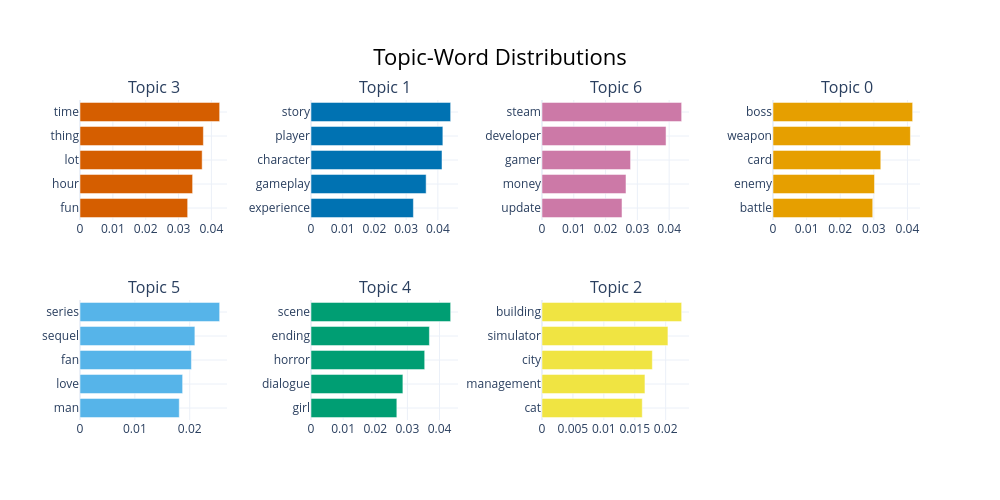

The cell this chart's notebook holds for it:
### Code cell
fig = model.visualize_topic(top_n=10)
fig.show()

### Figure 1 — Plotly figure (JSON) as saved in the notebook; plotly's stock layout.template omitted (floating-point values rounded to 4 significant figures)
{"data": [{"marker": {"color": "#D55E00"}, "orientation": "h", "type": "bar", "x": [0.03278, 0.03429, 0.03719, 0.03756, 0.04252], "xaxis": "x", "y": ["fun", "hour", "lot", "thing", "time"], "yaxis": "y"}, {"marker": {"color": "#0072B2"}, "orientation": "h", "type": "bar", "x": [0.03229, 0.0363, 0.04131, 0.04158, 0.04403], "xaxis": "x2", "y": ["experience", "gameplay", "character", "player", "story"], "yaxis": "y2"}, {"marker": {"color": "#CC79A7"}, "orientation": "h", "type": "bar", "x": [0.02517, 0.02642, 0.02786, 0.03902, 0.04393], "xaxis": "x3", "y": ["update", "money", "gamer", "developer", "steam"], "yaxis": "y3"}, {"marker": {"color": "#E69F00"}, "orientation": "h", "type": "bar", "x": [0.02967, 0.0302, 0.03207, 0.04088, 0.04155], "xaxis": "x4", "y": ["battle", "enemy", "card", "weapon", "boss"], "yaxis": "y4"}, {"marker": {"color": "#56B4E9"}, "orientation": "h", "type": "bar", "x": [0.01809, 0.01871, 0.02031, 0.02094, 0.02545], "xaxis": "x5", "y": ["man", "love", "fan", "sequel", "series"], "yaxis": "y5"}, {"marker": {"color": "#009E73"}, "orientation": "h", "type": "bar", "x": [0.02671, 0.0286, 0.03538, 0.03685, 0.04346], "xaxis": "x6", "y": ["girl", "dialogue", "horror", "ending", "scene"], "yaxis": "y6"}, {"marker": {"color": "#F0E442"}, "orientation": "h", "type": "bar", "x": [0.01621, 0.01665, 0.01785, 0.02037, 0.02259], "xaxis": "x7", "y": ["cat", "management", "city", "simulator", "building"], "yaxis": "y7"}], "layout": {"annotations": [{"font": {"size": 16}, "showarrow": false, "text": "Topic 3", "x": 0.0875, "xanchor": "center", "xref": "paper", "y": 1, "yanchor": "bottom", "yref": "paper"}, {"font": {"size": 16}, "showarrow": false, "text": "Topic 1", "x": 0.3625, "xanchor": "center", "xref": "paper", "y": 1, "yanchor": "bottom", "yref": "paper"}, {"font": {"size": 16}, "showarrow": false, "text": "Topic 6", "x": 0.6375, "xanchor": "center", "xref": "paper", "y": 1, "yanchor": "bottom", "yref": "paper"}, {"font": {"size": 16}, "showarrow": false, "text": "Topic 0", "x": 0.9125, "xanchor": "center", "xref": "paper", "y": 1, "yanchor": "bottom", "yref": "paper"}, {"font": {"size": 16}, "showarrow": false, "text": "Topic 5", "x": 0.0875, "xanchor": "center", "xref": "paper", "y": 0.375, "yanchor": "bottom", "yref": "paper"}, {"font": {"size": 16}, "showarrow": false, "text": "Topic 4", "x": 0.3625, "xanchor": "center", "xref": "paper", "y": 0.375, "yanchor": "bottom", "yref": "paper"}, {"font": {"size": 16}, "showarrow": false, "text": "Topic 2", "x": 0.6375, "xanchor": "center", "xref": "paper", "y": 0.375, "yanchor": "bottom", "yref": "paper"}], "height": 500, "hoverlabel": {"bgcolor": "white", "font": {"family": "Rockwell", "size": 16}}, "showlegend": false, "title": {"font": {"color": "Black", "size": 22}, "text": "Topic-Word Distributions", "x": 0.5, "xanchor": "center", "yanchor": "top"}, "width": 1000, "xaxis": {"anchor": "y", "domain": [0, 0.175], "showgrid": true}, "xaxis2": {"anchor": "y2", "domain": [0.275, 0.45], "showgrid": true}, "xaxis3": {"anchor": "y3", "domain": [0.55, 0.725], "showgrid": true}, "xaxis4": {"anchor": "y4", "domain": [0.825, 1], "showgrid": true}, "xaxis5": {"anchor": "y5", "domain": [0, 0.175], "showgrid": true}, "xaxis6": {"anchor": "y6", "domain": [0.275, 0.45], "showgrid": true}, "xaxis7": {"anchor": "y7", "domain": [0.55, 0.725], "showgrid": true}, "xaxis8": {"anchor": "y8", "domain": [0.825, 1], "showgrid": true}, "yaxis": {"anchor": "x", "domain": [0.625, 1], "showgrid": true}, "yaxis2": {"anchor": "x2", "domain": [0.625, 1], "showgrid": true}, "yaxis3": {"anchor": "x3", "domain": [0.625, 1], "showgrid": true}, "yaxis4": {"anchor": "x4", "domain": [0.625, 1], "showgrid": true}, "yaxis5": {"anchor": "x5", "domain": [0, 0.375], "showgrid": true}, "yaxis6": {"anchor": "x6", "domain": [0, 0.375], "showgrid": true}, "yaxis7": {"anchor": "x7", "domain": [0, 0.375], "showgrid": true}, "yaxis8": {"anchor": "x8", "domain": [0, 0.375], "showgrid": true}}}
